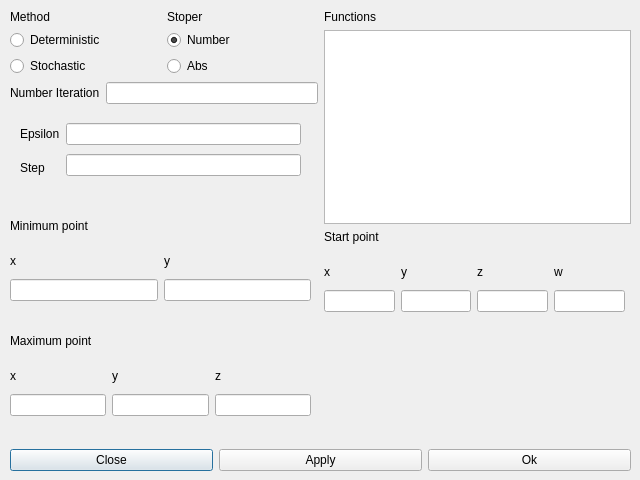
<?xml version='1.0'?>
<ui version="4.0">
 <class>Settings</class>
 <widget class="QDialog" name="Settings">
  <property name="geometry">
   <rect>
    <x>0</x>
    <y>0</y>
    <width>640</width>
    <height>480</height>
   </rect>
  </property>
  <property name="windowTitle">
   <string>Dialog</string>
  </property>
  <widget class="QWidget" name="layoutWidget">
   <property name="geometry">
    <rect>
     <x>10</x>
     <y>10</y>
     <width>621</width>
     <height>461</height>
    </rect>
   </property>
   <layout class="QVBoxLayout" name="verticalLayout_7">
    <item>
     <layout class="QHBoxLayout" name="horizontalLayout_4">
      <item>
       <layout class="QVBoxLayout" name="verticalLayout_6">
        <item>
         <layout class="QHBoxLayout" name="horizontalLayout">
          <item>
           <layout class="QVBoxLayout" name="verticalLayout">
            <item>
             <widget class="QLabel" name="label_6">
              <property name="text">
               <string>Method</string>
              </property>
             </widget>
            </item>
            <item>
             <widget class="QRadioButton" name="radioButtonMethod">
              <property name="text">
               <string>Deterministic</string>
              </property>
              <property name="checked">
               <bool>true</bool>
              </property>
             </widget>
            </item>
            <item>
             <widget class="QRadioButton" name="radioButtonMethod_2">
              <property name="text">
               <string>Stochastic</string>
              </property>
             </widget>
            </item>
           </layout>
          </item>
          <item>
           <layout class="QVBoxLayout" name="verticalLayout_2">
            <item>
             <widget class="QLabel" name="label_7">
              <property name="text">
               <string>Stoper</string>
              </property>
             </widget>
            </item>
            <item>
             <widget class="QRadioButton" name="radioButtonStoper">
              <property name="text">
               <string>Number</string>
              </property>
              <property name="checked">
               <bool>true</bool>
              </property>
             </widget>
            </item>
            <item>
             <widget class="QRadioButton" name="radioButtonStoper_2">
              <property name="text">
               <string>Abs</string>
              </property>
             </widget>
            </item>
           </layout>
          </item>
         </layout>
        </item>
        <item>
         <layout class="QHBoxLayout" name="horizontalLayout_5">
          <item>
           <widget class="QLabel" name="label">
            <property name="text">
             <string>Number Iteration</string>
            </property>
           </widget>
          </item>
          <item>
           <widget class="QLineEdit" name="editNumber"/>
          </item>
         </layout>
        </item>
        <item>
         <widget class="QStackedWidget" name="stackedWidgetParam">
          <property name="currentIndex">
           <number>0</number>
          </property>
          <widget class="QWidget" name="page">
           <widget class="QWidget" name="layoutWidget">
            <property name="geometry">
             <rect>
              <x>10</x>
              <y>10</y>
              <width>281</width>
              <height>61</height>
             </rect>
            </property>
            <layout class="QHBoxLayout" name="horizontalLayout_3">
             <item>
              <layout class="QVBoxLayout" name="verticalLayout_5">
               <item>
                <widget class="QLabel" name="label_2">
                 <property name="text">
                  <string>Epsilon</string>
                 </property>
                </widget>
               </item>
               <item>
                <widget class="QLabel" name="label_3">
                 <property name="text">
                  <string>Step</string>
                 </property>
                </widget>
               </item>
              </layout>
             </item>
             <item>
              <layout class="QVBoxLayout" name="verticalLayout_4">
               <item>
                <widget class="QLineEdit" name="editEpsilon"/>
               </item>
               <item>
                <widget class="QLineEdit" name="editStep"/>
               </item>
              </layout>
             </item>
            </layout>
           </widget>
          </widget>
          <widget class="QWidget" name="page_2">
           <layout class="QVBoxLayout" name="verticalLayout_32">
            <item>
             <layout class="QVBoxLayout" name="verticalLayout_10">
              <item>
               <layout class="QHBoxLayout" name="horizontalLayout_6">
                <item>
                 <widget class="QLabel" name="label_4">
                  <property name="text">
                   <string>Seed</string>
                  </property>
                 </widget>
                </item>
                <item>
                 <widget class="QLineEdit" name="editSeed">
                  <property name="text">
                   <string>0</string>
                  </property>
                 </widget>
                </item>
               </layout>
              </item>
              <item>
               <layout class="QHBoxLayout" name="horizontalLayout_7">
                <item>
                 <layout class="QVBoxLayout" name="verticalLayout_8">
                  <item>
                   <widget class="QLabel" name="label_8">
                    <property name="text">
                     <string>Probability</string>
                    </property>
                   </widget>
                  </item>
                  <item>
                   <widget class="QLabel" name="label_9">
                    <property name="text">
                     <string>Delta</string>
                    </property>
                   </widget>
                  </item>
                  <item>
                   <widget class="QLabel" name="label_10">
                    <property name="text">
                     <string>Alpha</string>
                    </property>
                   </widget>
                  </item>
                 </layout>
                </item>
                <item>
                 <layout class="QVBoxLayout" name="verticalLayout_9">
                  <item>
                   <widget class="QSlider" name="sliderProb">
                    <property name="minimum">
                     <number>1</number>
                    </property>
                    <property name="value">
                     <number>60</number>
                    </property>
                    <property name="orientation">
                     <enum>Qt::Horizontal</enum>
                    </property>
                    <property name="tickInterval">
                     <number>0</number>
                    </property>
                   </widget>
                  </item>
                  <item>
                   <widget class="QSlider" name="sliderDelta">
                    <property name="minimum">
                     <number>0</number>
                    </property>
                    <property name="value">
                     <number>10</number>
                    </property>
                    <property name="orientation">
                     <enum>Qt::Horizontal</enum>
                    </property>
                   </widget>
                  </item>
                  <item>
                   <widget class="QSlider" name="sliderAlpha">
                    <property name="value">
                     <number>20</number>
                    </property>
                    <property name="orientation">
                     <enum>Qt::Horizontal</enum>
                    </property>
                   </widget>
                  </item>
                 </layout>
                </item>
               </layout>
              </item>
             </layout>
            </item>
           </layout>
          </widget>
         </widget>
        </item>
        <item>
         <widget class="QLabel" name="label_32">
          <property name="text">
           <string>Minimum point</string>
          </property>
         </widget>
        </item>
        <item>
         <widget class="QStackedWidget" name="stackedWidgetMin">
          <property name="sizePolicy">
           <sizepolicy hsizetype="Minimum" vsizetype="Minimum">
            <horstretch>0</horstretch>
            <verstretch>0</verstretch>
           </sizepolicy>
          </property>
          <property name="currentIndex">
           <number>0</number>
          </property>
          <widget class="QWidget" name="page_1">
           <widget class="QWidget" name="layoutWidget">
            <property name="geometry">
             <rect>
              <x>0</x>
              <y>10</y>
              <width>301</width>
              <height>52</height>
             </rect>
            </property>
            <layout class="QHBoxLayout" name="horizontalLayout_8">
             <item>
              <layout class="QVBoxLayout" name="verticalLayout_11">
               <item>
                <widget class="QLabel" name="label_11">
                 <property name="text">
                  <string>x</string>
                 </property>
                </widget>
               </item>
               <item>
                <widget class="QLineEdit" name="lineEdit"/>
               </item>
              </layout>
             </item>
             <item>
              <layout class="QVBoxLayout" name="verticalLayout_12">
               <item>
                <widget class="QLabel" name="label_12">
                 <property name="text">
                  <string>y</string>
                 </property>
                </widget>
               </item>
               <item>
                <widget class="QLineEdit" name="lineEdit_2"/>
               </item>
              </layout>
             </item>
            </layout>
           </widget>
          </widget>
          <widget class="QWidget" name="page_2">
           <widget class="QWidget" name="layoutWidget">
            <property name="geometry">
             <rect>
              <x>0</x>
              <y>10</y>
              <width>301</width>
              <height>52</height>
             </rect>
            </property>
            <layout class="QHBoxLayout" name="horizontalLayout_9">
             <item>
              <layout class="QVBoxLayout" name="verticalLayout_13">
               <item>
                <widget class="QLabel" name="label_13">
                 <property name="text">
                  <string>x</string>
                 </property>
                </widget>
               </item>
               <item>
                <widget class="QLineEdit" name="lineEdit_3"/>
               </item>
              </layout>
             </item>
             <item>
              <layout class="QVBoxLayout" name="verticalLayout_14">
               <item>
                <widget class="QLabel" name="label_14">
                 <property name="text">
                  <string>y</string>
                 </property>
                </widget>
               </item>
               <item>
                <widget class="QLineEdit" name="lineEdit_4"/>
               </item>
              </layout>
             </item>
             <item>
              <layout class="QVBoxLayout" name="verticalLayout_15">
               <item>
                <widget class="QLabel" name="label_15">
                 <property name="text">
                  <string>z</string>
                 </property>
                </widget>
               </item>
               <item>
                <widget class="QLineEdit" name="lineEdit_5"/>
               </item>
              </layout>
             </item>
            </layout>
           </widget>
          </widget>
          <widget class="QWidget" name="page_3">
           <widget class="QWidget" name="layoutWidget_5">
            <property name="geometry">
             <rect>
              <x>0</x>
              <y>10</y>
              <width>301</width>
              <height>52</height>
             </rect>
            </property>
            <layout class="QHBoxLayout" name="horizontalLayout_11">
             <item>
              <layout class="QVBoxLayout" name="verticalLayout_19">
               <item>
                <widget class="QLabel" name="label_19">
                 <property name="text">
                  <string>x</string>
                 </property>
                </widget>
               </item>
               <item>
                <widget class="QLineEdit" name="lineEdit_9"/>
               </item>
              </layout>
             </item>
             <item>
              <layout class="QVBoxLayout" name="verticalLayout_20">
               <item>
                <widget class="QLabel" name="label_20">
                 <property name="text">
                  <string>y</string>
                 </property>
                </widget>
               </item>
               <item>
                <widget class="QLineEdit" name="lineEdit_10"/>
               </item>
              </layout>
             </item>
             <item>
              <layout class="QVBoxLayout" name="verticalLayout_21">
               <item>
                <widget class="QLabel" name="label_21">
                 <property name="text">
                  <string>z</string>
                 </property>
                </widget>
               </item>
               <item>
                <widget class="QLineEdit" name="lineEdit_11"/>
               </item>
              </layout>
             </item>
             <item>
              <layout class="QVBoxLayout" name="verticalLayout_22">
               <item>
                <widget class="QLabel" name="label_22">
                 <property name="text">
                  <string>w</string>
                 </property>
                </widget>
               </item>
               <item>
                <widget class="QLineEdit" name="lineEdit_12"/>
               </item>
              </layout>
             </item>
            </layout>
           </widget>
          </widget>
         </widget>
        </item>
        <item>
         <widget class="QLabel" name="label_33">
          <property name="text">
           <string>Maximum point</string>
          </property>
         </widget>
        </item>
        <item>
         <widget class="QStackedWidget" name="stackedWidgetMax">
          <property name="currentIndex">
           <number>1</number>
          </property>
          <widget class="QWidget" name="page_1">
           <widget class="QWidget" name="layoutWidget_7">
            <property name="geometry">
             <rect>
              <x>0</x>
              <y>10</y>
              <width>301</width>
              <height>52</height>
             </rect>
            </property>
            <layout class="QHBoxLayout" name="horizontalLayout_12">
             <item>
              <layout class="QVBoxLayout" name="verticalLayout_23">
               <item>
                <widget class="QLabel" name="label_23">
                 <property name="text">
                  <string>x</string>
                 </property>
                </widget>
               </item>
               <item>
                <widget class="QLineEdit" name="lineEdit_13"/>
               </item>
              </layout>
             </item>
             <item>
              <layout class="QVBoxLayout" name="verticalLayout_24">
               <item>
                <widget class="QLabel" name="label_24">
                 <property name="text">
                  <string>y</string>
                 </property>
                </widget>
               </item>
               <item>
                <widget class="QLineEdit" name="lineEdit_14"/>
               </item>
              </layout>
             </item>
            </layout>
           </widget>
          </widget>
          <widget class="QWidget" name="page_2">
           <widget class="QWidget" name="layoutWidget_8">
            <property name="geometry">
             <rect>
              <x>0</x>
              <y>10</y>
              <width>301</width>
              <height>52</height>
             </rect>
            </property>
            <layout class="QHBoxLayout" name="horizontalLayout_13">
             <item>
              <layout class="QVBoxLayout" name="verticalLayout_25">
               <item>
                <widget class="QLabel" name="label_25">
                 <property name="text">
                  <string>x</string>
                 </property>
                </widget>
               </item>
               <item>
                <widget class="QLineEdit" name="lineEdit_15"/>
               </item>
              </layout>
             </item>
             <item>
              <layout class="QVBoxLayout" name="verticalLayout_26">
               <item>
                <widget class="QLabel" name="label_26">
                 <property name="text">
                  <string>y</string>
                 </property>
                </widget>
               </item>
               <item>
                <widget class="QLineEdit" name="lineEdit_16"/>
               </item>
              </layout>
             </item>
             <item>
              <layout class="QVBoxLayout" name="verticalLayout_27">
               <item>
                <widget class="QLabel" name="label_27">
                 <property name="text">
                  <string>z</string>
                 </property>
                </widget>
               </item>
               <item>
                <widget class="QLineEdit" name="lineEdit_17"/>
               </item>
              </layout>
             </item>
            </layout>
           </widget>
          </widget>
          <widget class="QWidget" name="page_3">
           <widget class="QWidget" name="layoutWidget_9">
            <property name="geometry">
             <rect>
              <x>0</x>
              <y>0</y>
              <width>301</width>
              <height>52</height>
             </rect>
            </property>
            <layout class="QHBoxLayout" name="horizontalLayout_14">
             <item>
              <layout class="QVBoxLayout" name="verticalLayout_28">
               <item>
                <widget class="QLabel" name="label_28">
                 <property name="text">
                  <string>x</string>
                 </property>
                </widget>
               </item>
               <item>
                <widget class="QLineEdit" name="lineEdit_18"/>
               </item>
              </layout>
             </item>
             <item>
              <layout class="QVBoxLayout" name="verticalLayout_29">
               <item>
                <widget class="QLabel" name="label_29">
                 <property name="text">
                  <string>y</string>
                 </property>
                </widget>
               </item>
               <item>
                <widget class="QLineEdit" name="lineEdit_19"/>
               </item>
              </layout>
             </item>
             <item>
              <layout class="QVBoxLayout" name="verticalLayout_30">
               <item>
                <widget class="QLabel" name="label_30">
                 <property name="text">
                  <string>z</string>
                 </property>
                </widget>
               </item>
               <item>
                <widget class="QLineEdit" name="lineEdit_20"/>
               </item>
              </layout>
             </item>
             <item>
              <layout class="QVBoxLayout" name="verticalLayout_31">
               <item>
                <widget class="QLabel" name="label_31">
                 <property name="text">
                  <string>w</string>
                 </property>
                </widget>
               </item>
               <item>
                <widget class="QLineEdit" name="lineEdit_21"/>
               </item>
              </layout>
             </item>
            </layout>
           </widget>
          </widget>
         </widget>
        </item>
       </layout>
      </item>
      <item>
       <layout class="QVBoxLayout" name="verticalLayout_3">
        <property name="sizeConstraint">
         <enum>QLayout::SetDefaultConstraint</enum>
        </property>
        <item>
         <widget class="QLabel" name="label_5">
          <property name="text">
           <string>Functions</string>
          </property>
         </widget>
        </item>
        <item>
         <widget class="QListWidget" name="ListFunctions"/>
        </item>
        <item>
         <widget class="QLabel" name="label_34">
          <property name="text">
           <string>Start point</string>
          </property>
         </widget>
        </item>
        <item>
         <widget class="QStackedWidget" name="stackedWidgetMax_3">
          <property name="sizePolicy">
           <sizepolicy hsizetype="Minimum" vsizetype="Minimum">
            <horstretch>0</horstretch>
            <verstretch>0</verstretch>
           </sizepolicy>
          </property>
          <property name="currentIndex">
           <number>2</number>
          </property>
          <widget class="QWidget" name="page_7">
           <widget class="QWidget" name="layoutWidget_13">
            <property name="geometry">
             <rect>
              <x>10</x>
              <y>20</y>
              <width>301</width>
              <height>52</height>
             </rect>
            </property>
            <layout class="QHBoxLayout" name="horizontalLayout_18">
             <item>
              <layout class="QVBoxLayout" name="verticalLayout_41">
               <item>
                <widget class="QLabel" name="label_41">
                 <property name="text">
                  <string>x</string>
                 </property>
                </widget>
               </item>
               <item>
                <widget class="QLineEdit" name="lineEdit_31"/>
               </item>
              </layout>
             </item>
             <item>
              <layout class="QVBoxLayout" name="verticalLayout_42">
               <item>
                <widget class="QLabel" name="label_42">
                 <property name="text">
                  <string>y</string>
                 </property>
                </widget>
               </item>
               <item>
                <widget class="QLineEdit" name="lineEdit_32"/>
               </item>
              </layout>
             </item>
            </layout>
           </widget>
          </widget>
          <widget class="QWidget" name="page_8">
           <widget class="QWidget" name="layoutWidget_14">
            <property name="geometry">
             <rect>
              <x>20</x>
              <y>10</y>
              <width>301</width>
              <height>52</height>
             </rect>
            </property>
            <layout class="QHBoxLayout" name="horizontalLayout_19">
             <item>
              <layout class="QVBoxLayout" name="verticalLayout_43">
               <item>
                <widget class="QLabel" name="label_43">
                 <property name="text">
                  <string>x</string>
                 </property>
                </widget>
               </item>
               <item>
                <widget class="QLineEdit" name="lineEdit_33"/>
               </item>
              </layout>
             </item>
             <item>
              <layout class="QVBoxLayout" name="verticalLayout_44">
               <item>
                <widget class="QLabel" name="label_44">
                 <property name="text">
                  <string>y</string>
                 </property>
                </widget>
               </item>
               <item>
                <widget class="QLineEdit" name="lineEdit_34"/>
               </item>
              </layout>
             </item>
             <item>
              <layout class="QVBoxLayout" name="verticalLayout_45">
               <item>
                <widget class="QLabel" name="label_45">
                 <property name="text">
                  <string>z</string>
                 </property>
                </widget>
               </item>
               <item>
                <widget class="QLineEdit" name="lineEdit_35"/>
               </item>
              </layout>
             </item>
            </layout>
           </widget>
          </widget>
          <widget class="QWidget" name="page_9">
           <widget class="QWidget" name="layoutWidget_15">
            <property name="geometry">
             <rect>
              <x>0</x>
              <y>10</y>
              <width>301</width>
              <height>52</height>
             </rect>
            </property>
            <layout class="QHBoxLayout" name="horizontalLayout_20">
             <item>
              <layout class="QVBoxLayout" name="verticalLayout_46">
               <item>
                <widget class="QLabel" name="label_46">
                 <property name="text">
                  <string>x</string>
                 </property>
                </widget>
               </item>
               <item>
                <widget class="QLineEdit" name="lineEdit_36"/>
               </item>
              </layout>
             </item>
             <item>
              <layout class="QVBoxLayout" name="verticalLayout_47">
               <item>
                <widget class="QLabel" name="label_47">
                 <property name="text">
                  <string>y</string>
                 </property>
                </widget>
               </item>
               <item>
                <widget class="QLineEdit" name="lineEdit_37"/>
               </item>
              </layout>
             </item>
             <item>
              <layout class="QVBoxLayout" name="verticalLayout_48">
               <item>
                <widget class="QLabel" name="label_48">
                 <property name="text">
                  <string>z</string>
                 </property>
                </widget>
               </item>
               <item>
                <widget class="QLineEdit" name="lineEdit_38"/>
               </item>
              </layout>
             </item>
             <item>
              <layout class="QVBoxLayout" name="verticalLayout_49">
               <item>
                <widget class="QLabel" name="label_49">
                 <property name="text">
                  <string>w</string>
                 </property>
                </widget>
               </item>
               <item>
                <widget class="QLineEdit" name="lineEdit_39"/>
               </item>
              </layout>
             </item>
            </layout>
           </widget>
          </widget>
         </widget>
        </item>
       </layout>
      </item>
     </layout>
    </item>
    <item>
     <layout class="QHBoxLayout" name="horizontalLayout_2">
      <item>
       <widget class="QPushButton" name="pushButton">
        <property name="text">
         <string>Close</string>
        </property>
       </widget>
      </item>
      <item>
       <widget class="QPushButton" name="pushButton_2">
        <property name="text">
         <string>Apply</string>
        </property>
       </widget>
      </item>
      <item>
       <widget class="QPushButton" name="pushButton_3">
        <property name="text">
         <string>Ok</string>
        </property>
       </widget>
      </item>
     </layout>
    </item>
   </layout>
  </widget>
 </widget>
 <resources/>
 <connections/>
</ui>
